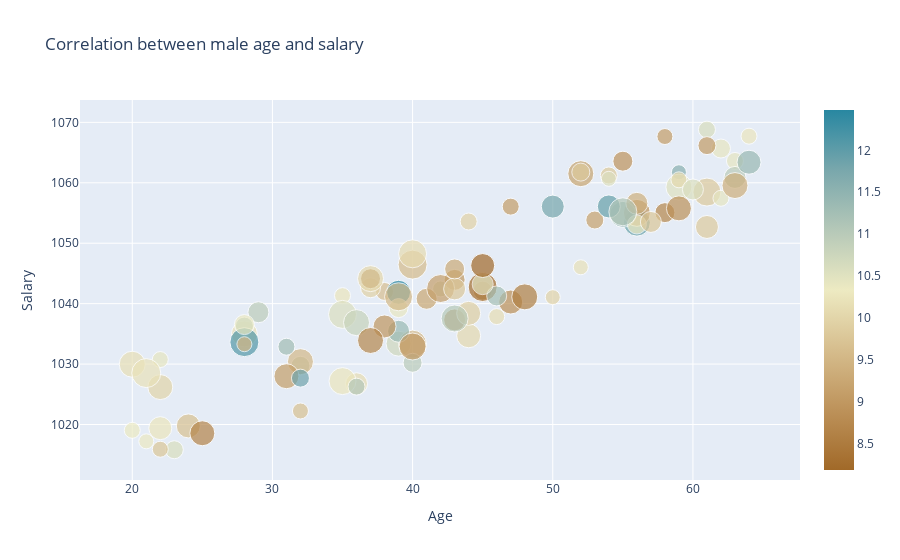

Write notebook code for a chart like this one.
### Markdown cell above
## Adding a fourth dimension in 2D space

### Code cell
trace = go.Scatter(x = male_age,
                  y = male_salary,
                  mode = "markers",
                  marker = dict(size = male_debt,
                                color = male_tax,
                               colorscale = "Earth",
                               showscale = True))

data = [trace]

layout = {"title":"Correlation between male age and salary",
         "xaxis":{"title":"Age", "zeroline":False},
         "yaxis":{"title":"Salary", "zeroline":False}}

pio.show({"data": data, 'layout':layout})
